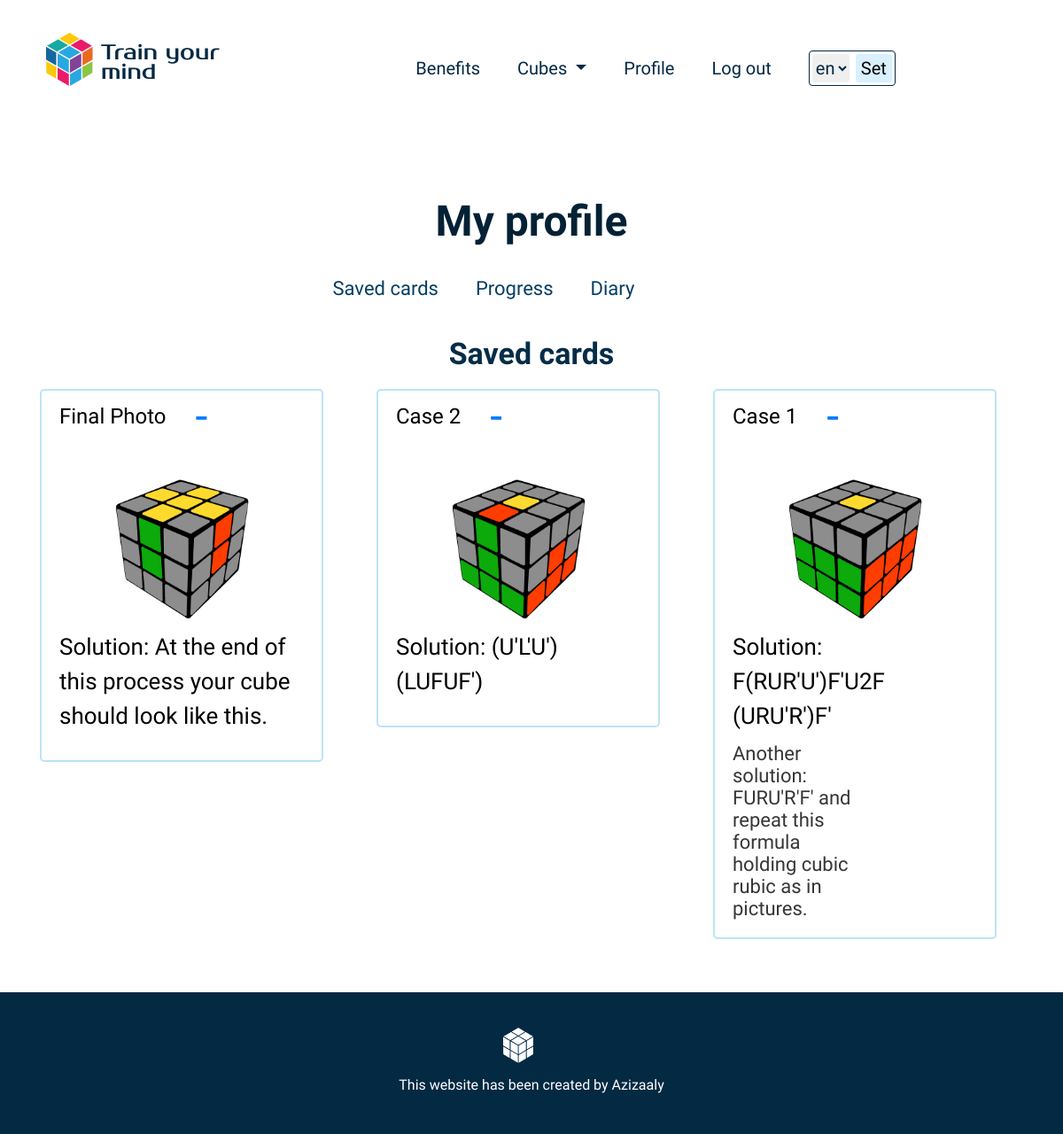
The page /account/1/cards/ (signed in) on the database its author committed.
### cubic/models.py (models this page shows, shortened)
class Card(models.Model):
    step = models.ForeignKey(StepsStep, related_name="cards", on_delete=models.CASCADE)
    img = models.ImageField(upload_to='cubes/solution')
    solution = models.CharField(max_length=100)
    saved = models.ManyToManyField(User, related_name="saved_solution_card", blank=True)
    name_en = models.CharField(max_length=100)
    extra_text_en = models.TextField(null=True, blank=True)
    name_uz = models.CharField(max_length=100)
    extra_text_uz = models.TextField(null=True, blank=True)
    solution_uz = models.CharField(max_length=100, null=True, blank=True)

### cubic/views.py (the view)
# urls.py: path("account/<int:pk>/cards/", views.profileSavedCards.as_view(), name="profile-saved-cards"),
class profileSavedCards(LoginRequiredMixin, ListView):
    model = Card
    template_name = "cubic/profile_saved_cards.html"
    context_object_name = "cards"
    def get_context_data(self, *args, **kwargs):
        context = super(profileSavedCards, self).get_context_data(*args, **kwargs)
        about = get_object_or_404(About, id=self.kwargs['pk'])
        cube = about.cube
        cubes = Cubes.objects.all()
        cards = Card.objects.all()
        saved_cards = []
        for item in cards:
            if item.saved.filter(id=self.request.user.id).exists():
                    saved_cards.append(item)
        context['saved_cards'] = saved_cards
        context["cubes"] = cubes
        context["cube"] = cube
        return context

### cubic/templates/cubic/profile_saved_cards.html (shortened to what this page needs)
{% extends "cubic/profile_layout.html" %}
{% load i18n %}
{% block content %}
<section class="steps">
    <div class="container">
        <div class="row">
            <div class="col-lg-12">
                <h2 class="steps_step_name">
                    {% get_current_language as LANGUAGE_CODE %}
                    {% if LANGUAGE_CODE == 'uz' %}
                        Saqlangan formulalar
                    {% else %}
                        Saved cards
                    {% endif %}
                </h2>
            </div>
        </div>
        <div class="row">
            {% for card in saved_cards %}
                <div class="col-lg-4">
                    <div class="cube-card card">
                        <div class="card_name_box d-flex">
                            <h4 class="card__name-text">
                                {% if LANGUAGE_CODE == 'uz' %}
                                    {{card.name_uz}}
                                {% else %}
                                    {{card.name_en}}
                                {% endif %}
                            </h4>
                            <form action="{% url 'save-remove-profile' card.pk %}" method="POST">
                                    <button type="submit" name="card_id" value="{{card.id}}" class="ml-auto card-save-button btn btn-link">
                                        {% if card  in saved_cards %}
                                            -
                                        {% else %}
                                            +
                                        {% endif %}
                                    </button>
                            </form>
                        </div>
                        <img class="cube-card-img m-auto"  src="{{ card.img.url }}" alt="case photo">
                        <p class="card__solution-text">
                            {% if LANGUAGE_CODE == 'uz' %}
                                Yechim:
                                {% if card.solution_uz %}
                                    {{card.solution_uz}}
                                {% else %}
                                    {{card.solution|safe}}
                                {% endif %}
                            {% else %}
                                Solution: {{card.solution|safe}}
                            {% endif %}
                        </p>
                        <p class="card__exp-text">
                            {% if card.extra_text_en %}
                                {% if LANGUAGE_CODE == 'uz' %}
                                    {{card.extra_text_uz}}
                                {% else %}
                                    {{card.extra_text_en}}
                                {% endif %}
                            {% endif %}
                        </p>
                    </div>
                </div>
            {% endfor %}
        </div>
    </div>
</section>
{% endblock %}

### cubic/static/cubic/main.css (style rules this page uses)
body { padding: 0; margin: 0; font-family: 'Quantico', sans-serif; font-size: 26px; color: #010101; }
h1, h2, h3, h4, h5, h6, p { margin: 0; padding: 0; }
* { box-sizing: border-box; }
.steps_step_name { margin: 0 auto; text-align:center; font-weight: 700; font-size: 34px; margin-bottom: 20px; color: #052d47; font-family: ABeeZee; }
.card__name-text { margin: 15px 20px; }
.card__solution-text { margin: 10px 20px; }
.card__exp-text { margin: 0 20px; font-family: ABeeZee, sans-serif; line-height: 25px; font-size: 22px; color: #363636; margin-bottom: 20px; max-width: 150px; }
.cube-card { border-radius: 5px; border: 2px solid #BCE4F6; width: 320px; margin-bottom: 60px; }
.cube-card img { height: 160px; }
.card-save-button { margin-left: auto; margin-top: -15px; margin-right: 20px; font-size: 50px; }

### rows shown on the page
Card: name_en "Final Photo", {{ card.id }} 1 (drawn), img (picture), solution "At the end of this process your cube should look like this."
Card: name_en "Case 2", {{ card.id }} 5 (drawn), img (picture), solution "(U'L'U')(LUFUF')"
Card: name_en "Case 1", {{ card.id }} 8 (drawn), img (picture), solution "F(RUR'U')F'U2F (URU'R')F'", extra_text_en "Another solution: FURU'R'F' and repeat this formula holding cubic rubic as in pictures."
